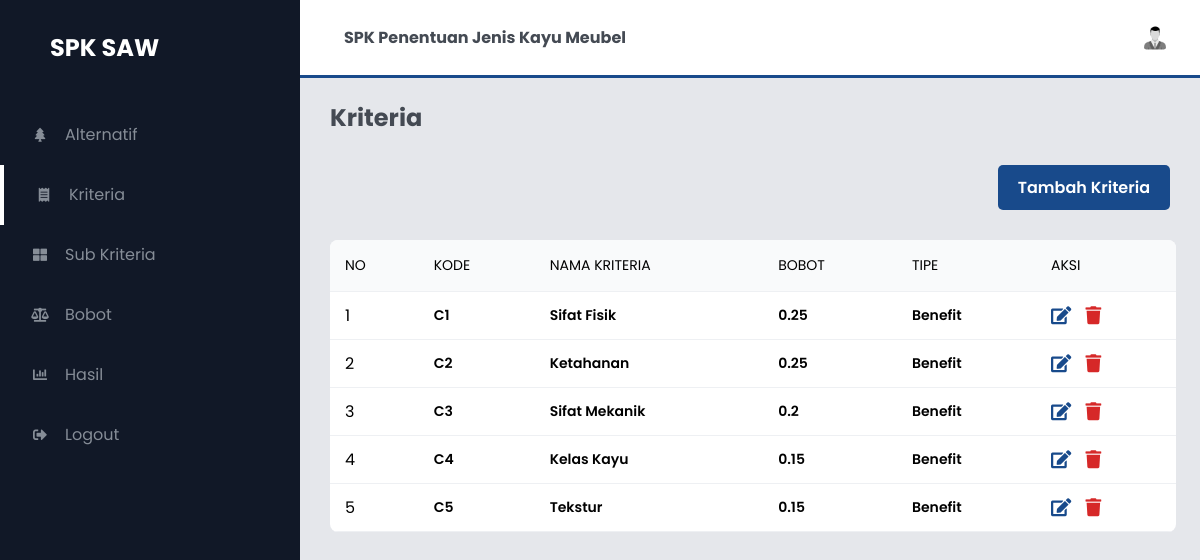
Screenshot of /kriteria.php (signed in) with the database file from the repository.
### tables this page shows
CREATE TABLE `kriteria` (
  `id_kriteria` int(3) NOT NULL,
  `kode_kriteria` varchar(11) NOT NULL,
  `nama_kriteria` varchar(30) NOT NULL,
  `bobot` float NOT NULL,
  `tipe` varchar(100) NOT NULL
);

### kriteria.php (the view, shortened to what this page needs)
<?php include 'components/head.php'; ?>
<body>
<?php include 'components/sidebar.php'; ?>
    <section id="interface">
<?php include 'components/navbar.php'; ?>
        <h3 class="i-name">
            Kriteria
        </h3>
            <div class="values">
                <a href="kriteria_tambah.php" class="btn btn-primary">Tambah Kriteria</a>
            </div>
        <div class="board">
            <table width="100%">
                <thead>
                    <tr>
                        <td>No</td>
                        <td>Kode</td>
                        <td>Nama Kriteria</td>
                        <td>Bobot</td>
                        <td>Tipe</td>
                        <td>Aksi</td>
                    </tr>
                </thead>
                <tbody>
                    <?php
                        $query = "SELECT * FROM kriteria";
                        $execute = $conn->query($query);
                        if ($execute->num_rows > 0){
                            $no=1;
                            while($data=$execute->fetch_array(MYSQLI_ASSOC)){
                                echo"
                                <tr>
                                    <td>$no</td>
                                    <td><h5>$data[kode_kriteria]</h5></td>
                                    <td><h5>$data[nama_kriteria]</h5></td>
                                    <td><h5>$data[bobot]</h5></td>
                                    <td><h5>$data[tipe]</h5></td>
                                    <td>
                                        <a href='kriteria_ubah.php?id=".$data['id_kriteria']."' class='edit'><i class='fas fa-edit'></i></a>
                                        <a href='proses/hapus.php?op=kriteria&id=".$data['id_kriteria']."' data-a=".$data['nama_kriteria']." id='hapus' class='hapus'><i class='fas fa-trash'></i></a>
                                    </td>
                                </tr>";
                                $no++;
                            }
                        }else{
                            echo "<tr><td  class='text-center text-green' colspan='4'><b>Kosong</b></td></tr>";
                        }
                    ?>
                </tbody>
            </table>
        </div>
    </section>
</body>
</html>

### assets/css/style.css (style rules this page uses)
* { margin: 0; padding: 0; box-sizing: border-box; font-family: 'Poppins', sans-serif; }
body { width: 100%; background: #E5E7EB; position: relative; display: flex; }
a { text-decoration: none; }
#interface { width: calc(100% - 300px); margin-left: 300px; position: relative; }
.i-name { color: #444a53; padding: 30px 30px 0 30px; font-size: 24px; font-weight: 700; margin-top: 70px; }
.values { padding: 30px 30px 0 30px; display: flex; justify-content: flex-end; align-items: center; flex-wrap: wrap; }
.btn { align-items: center; border: none; border-radius: 5px; box-sizing: border-box; color: #ffffff; cursor: pointer; display: inline-flex; font-size: 16px; font-weight: 600; justify-content: center; line-height: 20px; max-width: 480px; min-height: 45px; min-width: 0px; overflow: hidden; padding: 0px 20px; text-align: center; touch-action: manipulation; transition: background-color 0.167s cubic-bezier(0.4, 0, 0.2, 1) 0s, box-shadow 0.167s cubic-bezier(0.4, 0, 0.2, 1) 0s, color 0.167s cubic-bezier(0.4, 0, 0.2, 1) 0s; user-select: none; -webkit-user-select: none; vertical-align: middle; }
.btn-primary { background-color: #184a8b; }
.board { width: 94%; margin: 30px 0 30px 30px; overflow: auto; background: #fff; border-radius: 8px; }
.board h5 { font-weight: 600; font-size: 14px; }
table { border-collapse: collapse; }
tr { border-bottom: 1px solid #eef0f3; }
thead td { font-size: 14px; text-transform: uppercase; font-weight: 400; background: #f9fafb; text-align: start; padding: 15px; }
tbody tr td { padding: 10px 15px; }
.edit { font-size: 18px; color: #184a8b; font-weight: 600; margin-right: 10px; }
.hapus { font-size: 18px; color: #d62828; font-weight: 600; }

### rows the page displays
kriteria: kode_kriteria "C1", nama_kriteria "Sifat Fisik", bobot "0.25", tipe "Benefit"
kriteria: kode_kriteria "C2", nama_kriteria "Ketahanan", bobot "0.25", tipe "Benefit"
kriteria: kode_kriteria "C3", nama_kriteria "Sifat Mekanik", bobot "0.2", tipe "Benefit"
kriteria: kode_kriteria "C4", nama_kriteria "Kelas Kayu", bobot "0.15", tipe "Benefit"
kriteria: kode_kriteria "C5", nama_kriteria "Tekstur", bobot "0.15", tipe "Benefit"
